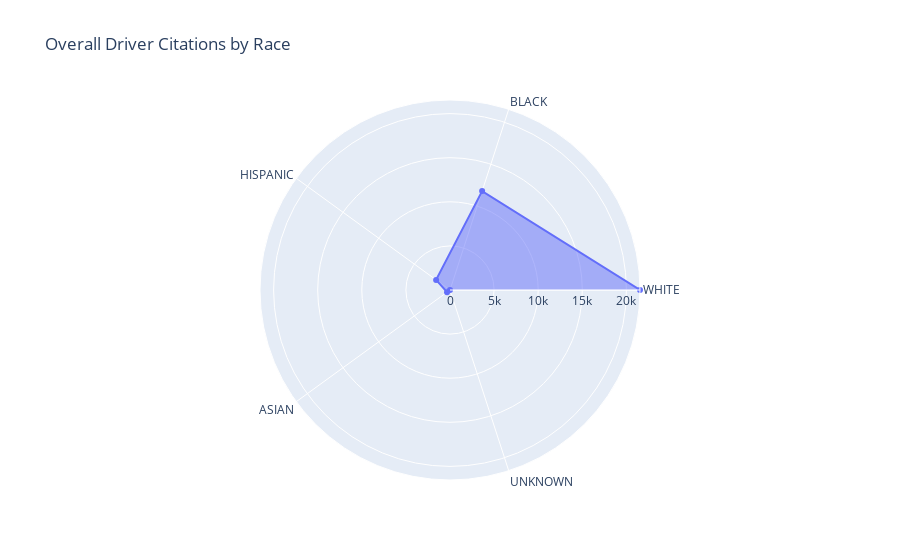
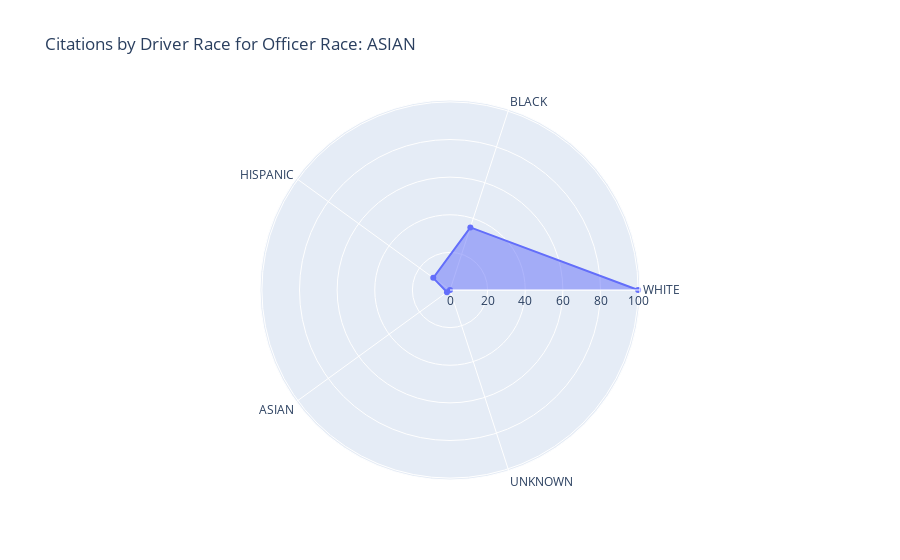
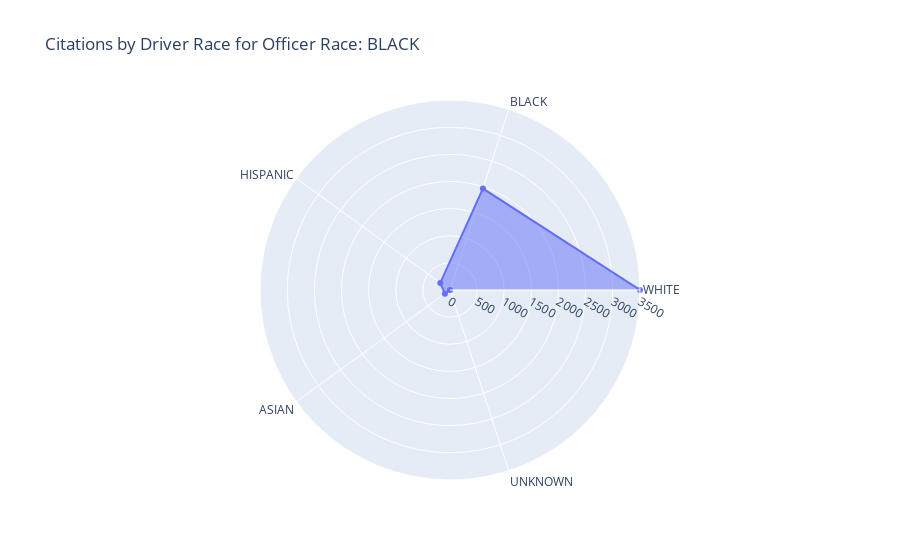
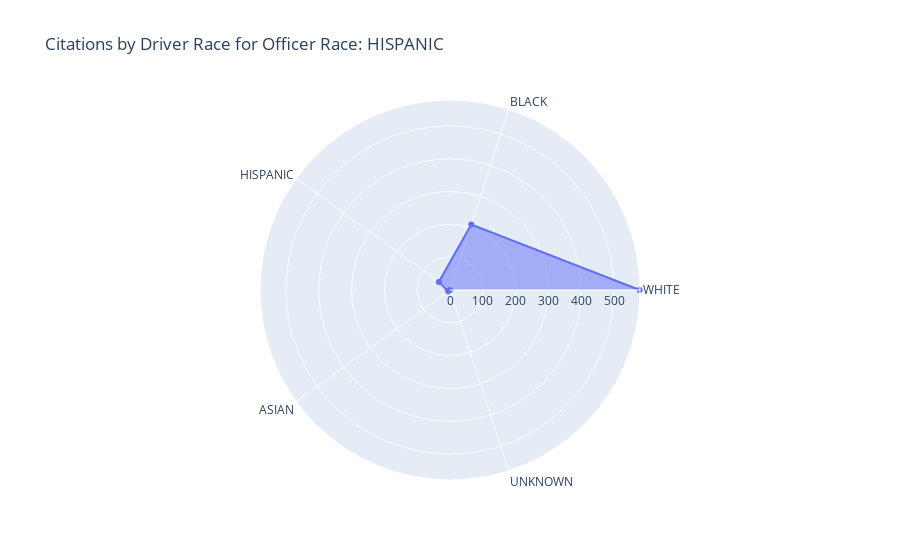

The code cell stored with these charts, in order, in its notebook:
### Code cell
driver_race_counts = citation_df.groupby('DRIVER_RACE').size()

# Races of interest
driver_races = ['WHITE', 'BLACK', 'HISPANIC', 'ASIAN', 'UNKNOWN']

# Ensure that all races are represented in the count
driver_race_counts = driver_race_counts.reindex(driver_races, fill_value=0)

# Radar chart for overall driver citations
overall_radar = go.Figure()

overall_radar.add_trace(go.Scatterpolar(
    r=driver_race_counts.values,
    theta=driver_race_counts.index,
    fill='toself',
    name='All Drivers'
))

overall_radar.update_layout(
    polar=dict(
        radialaxis=dict(visible=True, range=[0, max(driver_race_counts.values)+1])
    ),
    title="Overall Driver Citations by Race"
)

overall_radar.show()

# Group by OFFICER_RACE and DRIVER_RACE for specific radar charts
officer_driver_counts = citation_df.groupby(['OFFICER_RACE', 'DRIVER_RACE']).size().unstack(fill_value=0)

# Create radar charts for each officer race
for officer_race in officer_driver_counts.index:
    fig = go.Figure()

    # Citation counts for this officer's race
    counts = officer_driver_counts.loc[officer_race]

    fig.add_trace(go.Scatterpolar(
        r=counts.reindex(driver_races, fill_value=0).values,  # Make sure all races are accounted for
        theta=driver_races,
        fill='toself',
        name=f'Officer Race: {officer_race}'
    ))

    fig.update_layout(
        polar=dict(
            radialaxis=dict(visible=True, range=[0, max(counts.values) + 1])
        ),
        title=f'Citations by Driver Race for Officer Race: {officer_race}'
    )

    fig.show()

### Figure 1 — Plotly figure (JSON) as saved in the notebook; plotly's stock layout.template omitted (floating-point values rounded to 4 significant figures)
{"data": [{"fill": "toself", "name": "All Drivers", "r": [21541, 11790, 1947, 414, 1], "theta": ["WHITE", "BLACK", "HISPANIC", "ASIAN", "UNKNOWN"], "type": "scatterpolar"}], "layout": {"polar": {"radialaxis": {"range": [0, 21542], "visible": true}}, "title": {"text": "Overall Driver Citations by Race"}}}

### Figure 2 — Plotly figure (JSON) as saved in the notebook; plotly's stock layout.template omitted (floating-point values rounded to 4 significant figures)
{"data": [{"fill": "toself", "name": "Officer Race: ASIAN", "r": [100, 35, 11, 2, 0], "theta": ["WHITE", "BLACK", "HISPANIC", "ASIAN", "UNKNOWN"], "type": "scatterpolar"}], "layout": {"polar": {"radialaxis": {"range": [0, 101], "visible": true}}, "title": {"text": "Citations by Driver Race for Officer Race: ASIAN"}}}

### Figure 3 — Plotly figure (JSON) as saved in the notebook; plotly's stock layout.template omitted (floating-point values rounded to 4 significant figures)
{"data": [{"fill": "toself", "name": "Officer Race: BLACK", "r": [3502, 1966, 222, 115, 1], "theta": ["WHITE", "BLACK", "HISPANIC", "ASIAN", "UNKNOWN"], "type": "scatterpolar"}], "layout": {"polar": {"radialaxis": {"range": [0, 3503], "visible": true}}, "title": {"text": "Citations by Driver Race for Officer Race: BLACK"}}}

### Figure 4 — Plotly figure (JSON) as saved in the notebook; plotly's stock layout.template omitted (floating-point values rounded to 4 significant figures)
{"data": [{"fill": "toself", "name": "Officer Race: HISPANIC", "r": [578, 210, 42, 7, 0], "theta": ["WHITE", "BLACK", "HISPANIC", "ASIAN", "UNKNOWN"], "type": "scatterpolar"}], "layout": {"polar": {"radialaxis": {"range": [0, 579], "visible": true}}, "title": {"text": "Citations by Driver Race for Officer Race: HISPANIC"}}}
